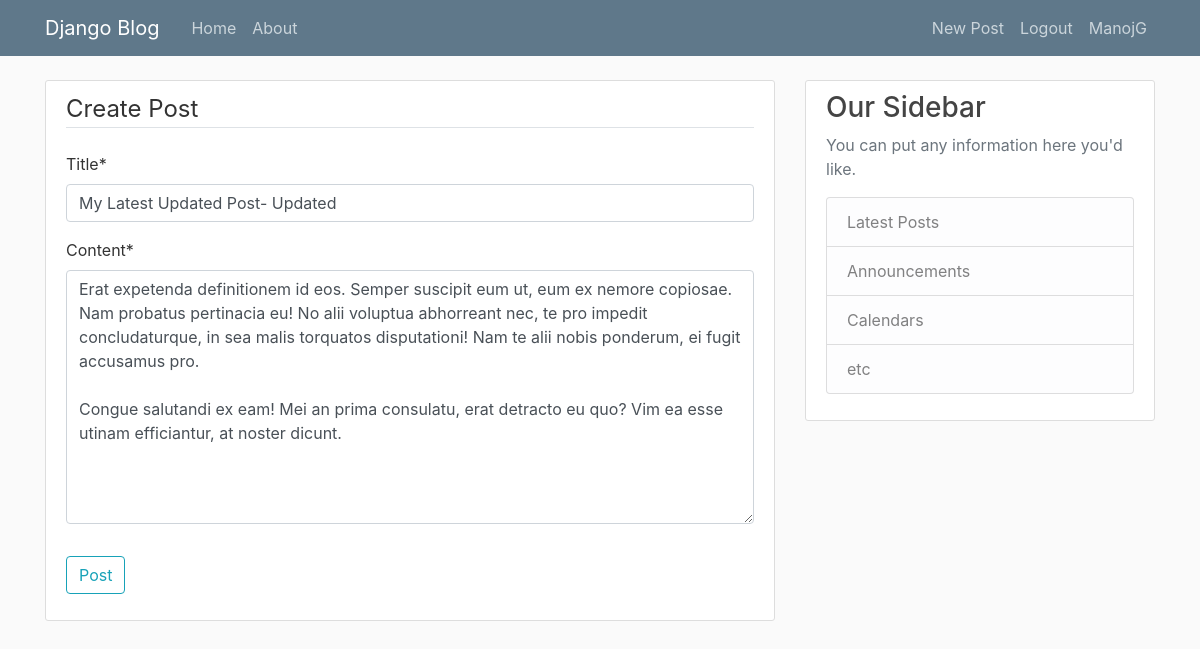
The page /post/28/update/ (signed in) on the database its author committed.
### blog/models.py (models this page shows, shortened)
class Post(models.Model):
    title = models.CharField(max_length=200)
    content = models.TextField()
    date_posted = models.DateTimeField(default=timezone.now)
    author = models.ForeignKey(User, on_delete=models.CASCADE)  # on_delete arg, is likely to delete the posts created by user when the user is no longer existing..

### blog/views.py (the view, shortened to what this page needs)
# urls.py: path('post/<int:pk>/update/', PostUpdateView.as_view(), name='post-update'),   # pk - primary key, which is a int
class PostUpdateView(LoginRequiredMixin, UserPassesTestMixin, UpdateView):  # UserPassesTxtMixin, for verifying if the selected post is user's or not
    model = Post
    fields = ['title', 'content']
    def test_func(self):
        post = self.get_object()
        if self.request.user == post.author:
            return True
        return False

### blog/templates/blog/post_form.html (shortened to what this page needs)
{% extends "blog/base.html" %}
{% load crispy_forms_tags %}
{% block content %}
    <div class="content-section">
        <form method="POST">
            <fieldset class="form-group">
                <legend class="border-bottom mb-4">Create Post</legend>
                {{ form|crispy }}
            </fieldset>
            <div class="form-group">
                <button class="btn btn-outline-info" type="submit">Post</button>
            </div>
        </form>
    </div>
{% endblock content %}

### blog/templates/blog/base.html (shortened to what this page needs)
{% load static %}
<!DOCTYPE html>
<html>
<head>
    <link rel="stylesheet" href="https://maxcdn.bootstrapcdn.com/bootstrap/4.0.0/css/bootstrap.min.css">
    <link rel="stylesheet" type="text/css" href="{% static 'blog/main.css' %}">
</head>
<body>
    <header class="site-header">
        <nav class="navbar navbar-expand-md navbar-dark bg-steel fixed-top">
          <div class="container">
            <a class="navbar-brand mr-4" href="{% url 'blog-home' %}">Django Blog</a>
            <div class="collapse navbar-collapse text-center" id="navbarToggle">
              <div class="navbar-nav mr-auto">
                <a class="nav-item nav-link" href="{% url 'blog-home' %}">Home</a>
                <a class="nav-item nav-link" href="{% url 'blog-about' %}">About</a>
              </div>
              <div class="navbar-nav">
                {% if user.is_authenticated %}
                  <a class="nav-item nav-link" href="{% url 'post-create' %}">New Post</a>
                  <a class="nav-item nav-link" href="{% url 'logout' %}">Logout</a>
                  <a class="nav-item nav-link" href="{% url 'profile' %}">{{ user.username }}</a>
                {% else %}
                  <a class="nav-item nav-link" href="{% url 'login' %}">Login</a>
                  <a class="nav-item nav-link" href="{% url 'register' %}">Register</a>
                {% endif %}
              </div>
            </div>
          </div>
        </nav>
    </header>
    <main role="main" class="container">
        <div class="row">
          <div class="col-md-8 col-lg-8">
            {% block content %}{% endblock %}
          </div>
          <div class="col-md-4">
            <div class="content-section">
              <h3>Our Sidebar</h3>
              <p class='text-muted'>You can put any information here you'd like.
                <ul class="list-group">
                  <li class="list-group-item list-group-item-light">Latest Posts</li>
                  <li class="list-group-item list-group-item-light">Announcements</li>
                  <li class="list-group-item list-group-item-light">Calendars</li>
                  <li class="list-group-item list-group-item-light">etc</li>
                </ul>
              </p>
            </div>
          </div>
        </div>
    </main>
</body>
</html>

### blog/static/blog/main.css (style rules this page uses)
a { color: grey; text-decoration: none; }
body { background: #fafafa; color: #333333; margin-top: 5rem; }
h1, h2, h3, h4, h5, h6 { color: #444444; }
ul { margin: 0; }
.bg-steel { background-color: #5f788a; }
.site-header .navbar-nav .nav-link { color: #cbd5db; }
.content-section { background: #ffffff; padding: 10px 20px; border: 1px solid #dddddd; border-radius: 3px; margin-bottom: 20px; }

### rows shown on the page
Post: title "My Latest Updated Post- Updated", content "Erat expetenda definitionem id eos. Semper suscipit eum ut, eum ex nemore copiosae. Nam probatus pertinacia eu! No alii voluptua abhorreant nec, te pro impedit concludaturque, in sea malis torquatos disputationi! Nam te alii nobis ponderum, ei fugit accusamus pro. Congue salutandi ex eam! Mei an prima consulatu, erat detracto eu quo? Vim ea esse utinam efficiantur, at noster dicunt."

### other values the page prints
{{ user.username }} "ManojG"
